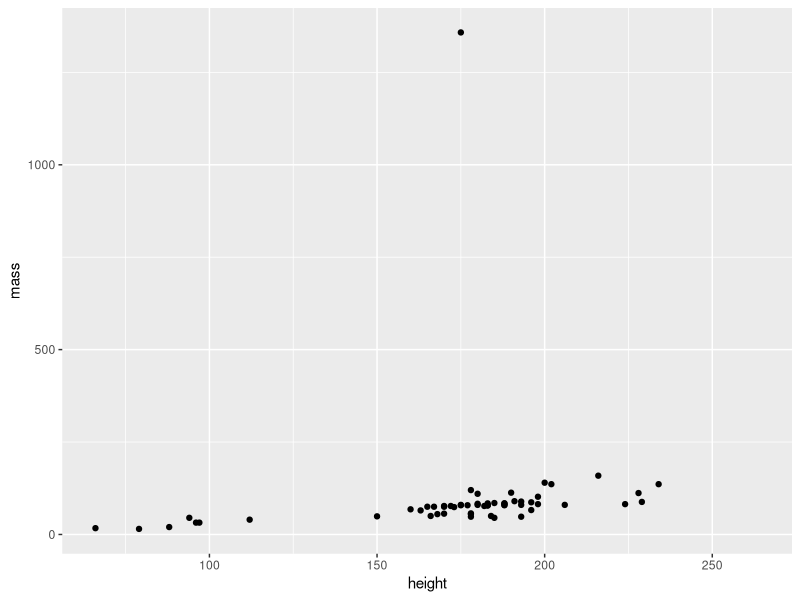
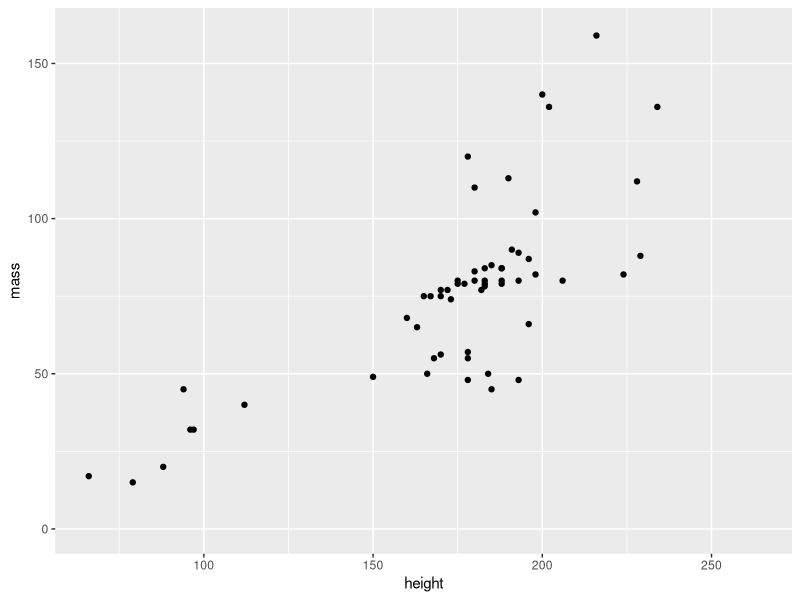
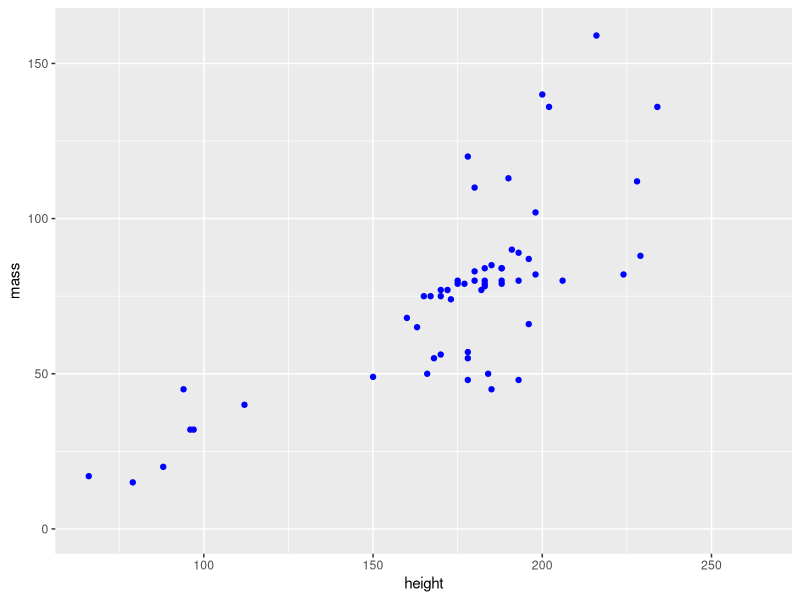
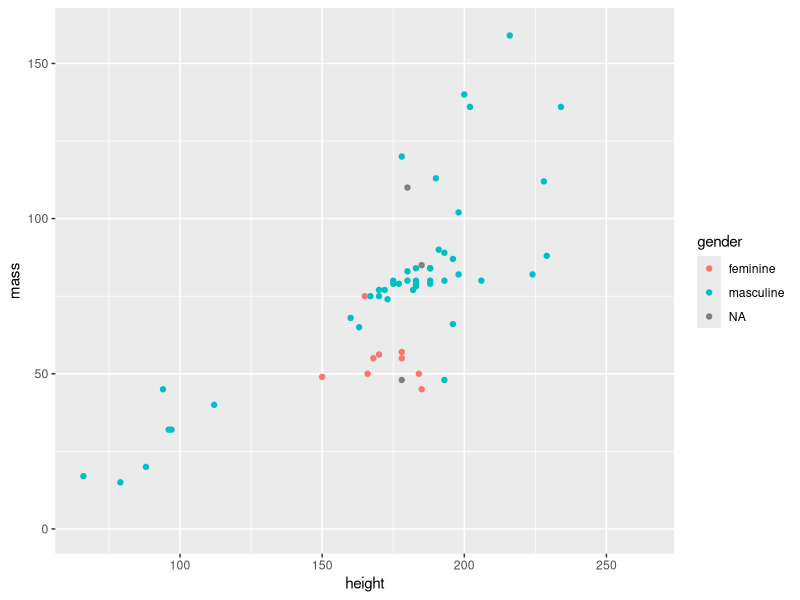
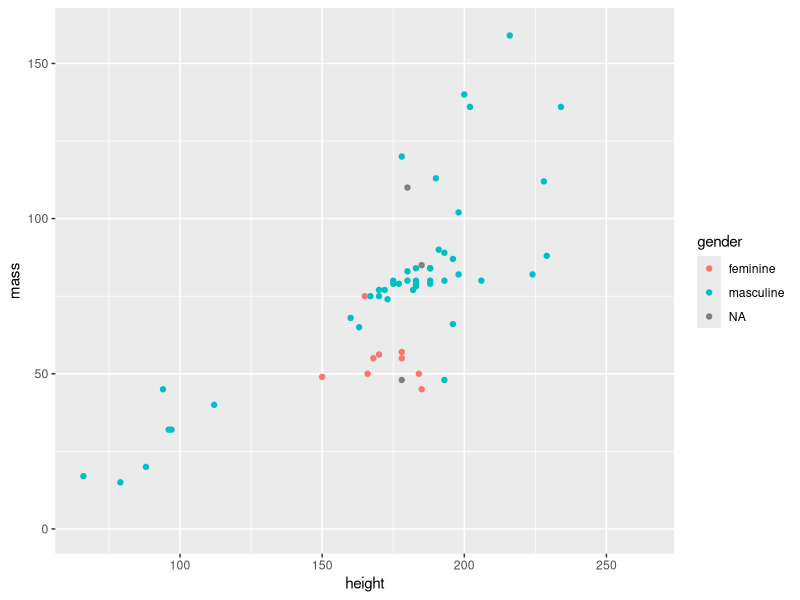

Here is the R script that generated these plots, in order:
## ---- chunk 1
library(tidyverse)
## ---- chunk 2
glimpse(starwars)
## ---- chunk 3
ggplot(data = starwars, 
       mapping = aes(x = height, 
                     y = mass)) + 
  geom_point()
## ---- chunk 4
ggplot(data = starwars, 
       mapping = aes(x = height, 
                     y = mass)) + 
  geom_point() + 
  coord_cartesian(y = c(0, 160))
## ---- chunk 5
ggplot(data = starwars, 
       mapping = aes(x = height, 
                     y = mass)) + 
  geom_point(
    colour = "blue"
  ) + 
  coord_cartesian(y = c(0, 160))
## ---- chunk 6
ggplot(data = starwars, 
       mapping = aes(x = height, 
                     y = mass,
                     colour = gender)) + 
  geom_point() + 
  coord_cartesian(y = c(0, 160))
## ---- chunk 7
ggplot(data = starwars, 
       mapping = aes(x = height, 
                     y = mass, 
                     color = gender)) +
  geom_point() + 
  coord_cartesian(y = c(0, 160)) +
  labs(
    #title = "___",
    #x = "___", 
    #y = "___"
    )
## ---- chunk 8
# write your code here!
## ---- chunk 9
# write your code here!
## ---- chunk 10
# write your code here!
